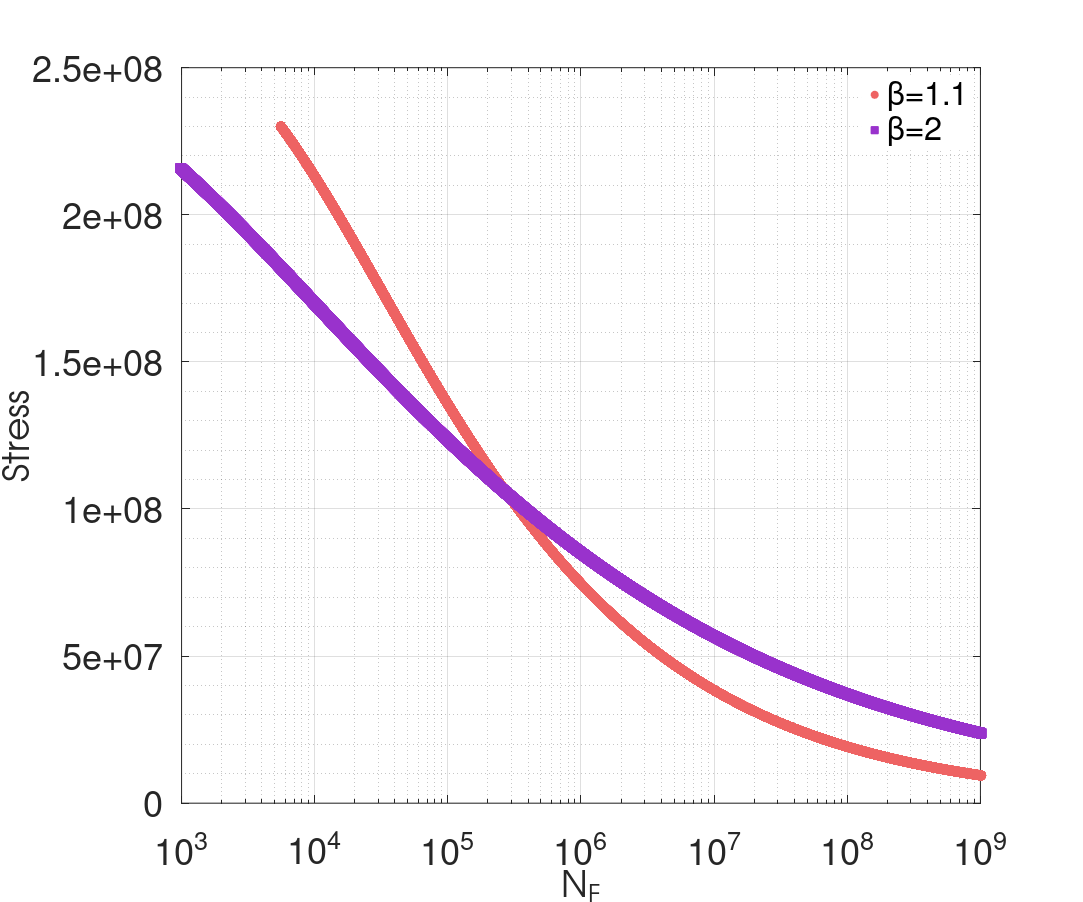

Reproduce this figure in MATLAB.
clear;clc;close all;
%---------------------Verified parameters in random loading case-----------------------------
b1=1.1;                    %weakening scales distribution exponent
b2=2;                    %weakening scales distribution exponent
a1=0.1;                %sensitivity of sequence effect(control alp>0)
a2=0.1;                %sensitivity of sequence effect(control alp>0)
W0=3.27e8;            %dissipated energy to failure per unit volume
%---------------------Verified parameters in constant loading case-----------------------------
y=230e6;           %macroscopic yield stress
E=72e9;              %Young's modulus
k=6e8;                 %hardening parameter
nu=0.3;                     %poisson's ratio
sigu=320e6;             %ultimite stress
lam=0.1;               %hydrostatic pressure sensitivity

%---------------a b correspond to high and low bounds of cyclic load, 1 2
%correspond to  different parameters comparison------------------
stress11=1000:1000:y;
m=0.1*stress11;
Smax=sqrt(2/3).*stress11;
hydroa=1/3.*(stress11+m);
yielda=y-lam.*hydroa;
smina=yielda.*Smax.^-1;
hydrob=1/3.*(-stress11+m);
yieldb=y-lam.*hydrob;
sminb=yieldb.*Smax.^-1;
yieldm=(yielda+yieldb)/2;
alphamax1=(1-a1.*(smina-1).^-b1);
alphamin1=(1-a1.*(sminb-1).^-b1);
alphamax2=(1-a2.*(smina-1).^-b2);
alphamin2=(1-a2.*(sminb-1).^-b2);
alpm1=(alphamax1+alphamin1)/2;
alpm2=(alphamax2+alphamin2)/2;

NF1=(1-alpm1).^-1*W0*E*(E+k*nu)*b1*(b1+1)*((4*(E-k)*(1+nu)*(b1-1)))^-1.*yieldm.^(b1-1).*Smax.^(-b1-1);
NF2=(1-alpm2).^-1*W0*E*(E+k*nu)*b2*(b2+1)*((4*(E-k)*(1+nu)*(b2-1)))^-1.*yieldm.^(b2-1).*Smax.^(-b2-1);


sn1=semilogx(NF1,stress11,'LineStyle', 'none','LineWidth', 1,'Marker', 'o', 'MarkerSize', 10, ...
            'MarkerEdgeColor', [238 99 99]/255, 'MarkerFaceColor',[238 99 99]/255);
hold on
sn2=semilogx(NF2,stress11,'LineStyle', 'none','LineWidth', 1,'Marker', 's', 'MarkerSize', 10, ...
            'MarkerEdgeColor', [153 50 204]/255, 'MarkerFaceColor',[153 50 204]/255);
grid on;
grid minor;
xlim([1e3 1e9]);
set(gca,'XTick',[1e0,1e1,1e2,1e3,1e4,1e5,1e6,1e7,1e8,1e9] );
% hTitle =title('S-N curve at constant amplitude stress with R=-1 in our model with different $\beta$','FontSize',20);
hXLabel = xlabel('N_F');
hYLabel =ylabel('Stress');

hLegend=legend([sn1,sn2], '\beta=1.1','\beta=2','Location','northeast');
set([hLegend, gca], 'FontSize', 40);
set(hLegend,'Box','on');
set(hLegend,'EdgeColor',[1 1 1]); %set the edge colour of the legend to white 
% Adjust font
set(gca, 'FontName', 'Helvetica')
set([hXLabel, hYLabel], 'FontName', 'AvantGarde')
set([hXLabel, hYLabel], 'FontSize',40)

% Adjust axes properties
set(gcf,'color','w'); %set figure background transparent
set(gca,'color','w'); %set axis transparent
% Maximize print figure
set(gcf,'outerposition',get(0,'screensize'));
set(gcf, 'PaperPositionMode', 'manual');
set(gcf, 'PaperUnits', 'points'); %[ {inches} | centimeters | normalized | points ]
set(gcf, 'PaperPosition', [0 0 1200 1000]); %set(gcf,'PaperPosition',[left,bottom,width,height])
%  saveas(gcf,'F:\Git\Anew\figures\SNb.png');
